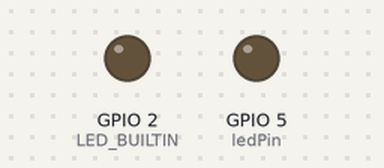
Simulated run of this program. Board: ESP32. Shown: output pins drawn as LEDs (lit = HIGH).

Above: at 0.15 s.
At 13.74 s:
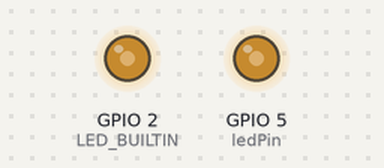
At 19.99 s:
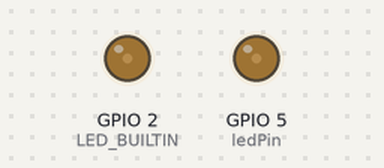
At 29.12 s:
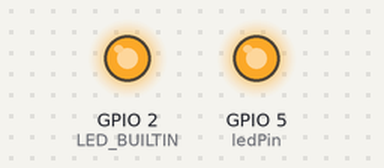
Timing chart, 0 to 31.7 s (numbered marks = the images above):
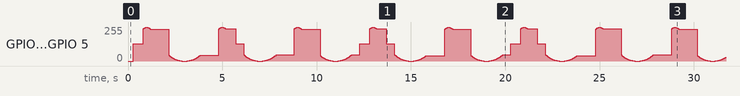

The program:

main.cpp
```cpp
/**
 * Blink
 *
 * Turns on an LED on for one second,
 * then off for one second, repeatedly.
 */
#include "Arduino.h"
#include <math.h>

#ifndef LED_BUILTIN
#define LED_BUILTIN 13
#endif

const int ledPin = 5;


// void setup()
// {
//   // initialize LED digital pin as an output.
//   pinMode(LED_BUILTIN, OUTPUT);
//   pinMode(ledPin, OUTPUT);
// }

// void loop()
// {
//   // turn the LED on (HIGH is the voltage level)
//   digitalWrite(LED_BUILTIN, HIGH);
//   digitalWrite(ledPin, HIGH);

//   // wait for a second
//   delay(1000);

//   // turn the LED off by making the voltage LOW
//   digitalWrite(LED_BUILTIN, LOW);
//   digitalWrite(ledPin, LOW);

//    // wait for a second
//   delay(1000);
// }

//  float val = (exp(sin(millis()/2000.0*PI)) - 0.36787944)*108.0;
//   analogWrite(11, val);

//const int ledPin = 16;  // 16 corresponds to GPIO16

// setting PWM properties
const int freq = 5000;
const int ledChannel = 0;
const int resolution = 8;

const int ledChannel2 = 0;


void setup(){
  // configure LED PWM functionalitites
  ledcSetup(ledChannel, freq, resolution);
  ledcSetup(ledChannel2, freq, resolution);

  // attach the channel to the GPIO to be controlled
  ledcAttachPin(ledPin, ledChannel);
  ledcAttachPin(LED_BUILTIN, ledChannel);
}

void loop(){
	float val = (exp(sin(millis()/2000.0*PI)) - 0.36787944)*108.0;
	//a
	ledcWrite(ledChannel, val);
	ledcWrite(ledChannel2, val);

//   // increase the LED brightness
//   for(int dutyCycle = 0; dutyCycle <= 255; dutyCycle++){
//     // changing the LED brightness with PWM
//     ledcWrite(ledChannel, dutyCycle);
//     delay(15);
//   }

//   // decrease the LED brightness
//   for(int dutyCycle = 255; dutyCycle >= 0; dutyCycle--){
//     // changing the LED brightness with PWM
//     ledcWrite(ledChannel, dutyCycle);
//     delay(15);
//   }
}
```
